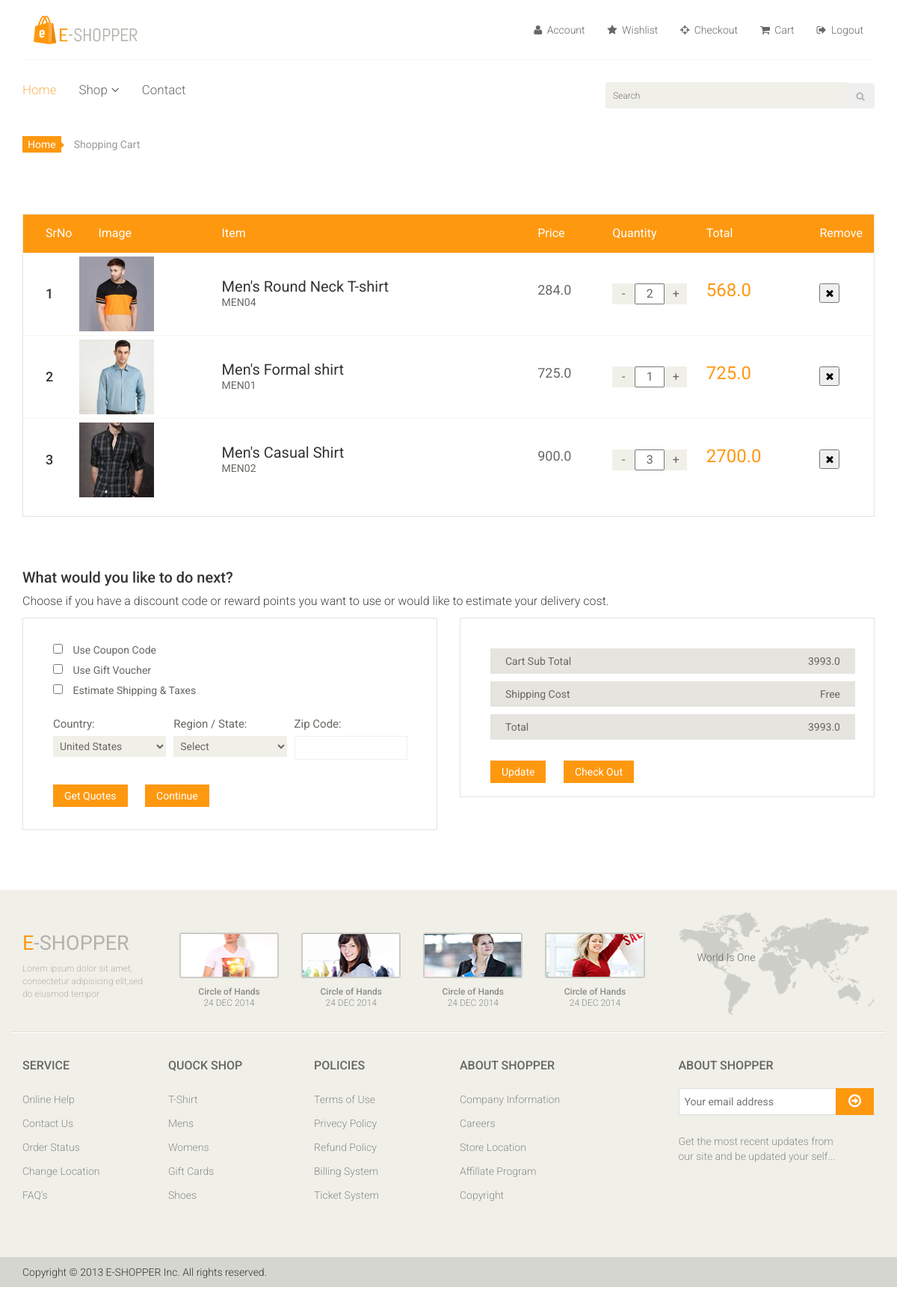
The page /cart/ (signed in) on the database its author committed.
### apps/cart/models.py (models this page shows, shortened)
class Cart(models.Model):
    user = models.ForeignKey(User, on_delete = models.CASCADE, blank=True, null=True)
    product = models.ForeignKey(Product, on_delete = models.CASCADE)
    quantity = models.PositiveIntegerField(default=1)
    def totalprod_price(self):
        price = self.product.sell_price * self.quantity
        return price

### apps/products/models.py (models this page shows, shortened)
class Product(models.Model):
    prod_id = models.CharField(max_length=10, unique=True, blank=True, null=True)
    title = models.CharField(max_length=100)
    s_desc = models.CharField(max_length=100, null=True, blank=True)
    l_desc = models.TextField(null=True, blank=True)
    main_image = models.ImageField(upload_to='products/', null=True, blank=True)
    category = models.ForeignKey(Category, on_delete= models.CASCADE, blank=True, null=True)
    sub_category = models.ForeignKey(SubCategory, on_delete= models.CASCADE, blank=True, null=True)
    brand = models.ForeignKey(Brand, on_delete= models.CASCADE, blank=True, null=True)
    colours = models.CharField(max_length=50, blank=True, null=True)
    mrp = models.FloatField(null=True, blank=True)
    sell_price =models.FloatField(null=True, blank=True)
    released_on = models.DateTimeField(auto_now_add= True)
    updated_on = models.DateTimeField(auto_now=True)
    slug = models.SlugField(null=True, blank=True)
    enable = models.BooleanField(default=True)
    stock = models.BooleanField(default=True)
    class Meta:
        verbose_name_plural = 'Products'

### apps/cart/views.py (the view)
# urls.py: path('cart/', views.cart, name="cart"),
def cart(request):
    carts = Cart.objects.filter(user=request.user).order_by('-id')
    def sub_total_price():
        sub_total_price = 0
        for item in carts:
            sub_total_price = sub_total_price + item.totalprod_price()
        return sub_total_price
    if sub_total_price()  >= 500.0:
        shipping_charge = 0
    else:
        shipping_charge = 50.0
    context = {'carts':carts, 'sub_total_price': sub_total_price(),'tprice':sub_total_price()+shipping_charge, 'shipping_charge':shipping_charge}
    return render(request, 'cart/cart.html', context)

### templates/cart/cart.html (shortened to what this page needs)
{% extends 'base/base.html' %}
{% load static %}
	{% block content %}
	<section id="cart_items">
		<div class="container">
			<div class="breadcrumbs">
				<ol class="breadcrumb">
				  <li><a href="{% url 'home:index' %}">Home</a></li>
				  <li class="active">Shopping Cart</li>
				</ol>
			</div>
			{% if carts %}
			<div class="table-responsive cart_info">
				<table class="table table-condensed">
					<thead>
						<tr class="cart_menu">
							<td class="srno">SrNo</td>
							<td class="image">Image</td>
							<td class="description">Item</td>
							<td class="price">Price</td>
							<td class="quantity">Quantity</td>
							<td class="total">Total</td>
							<td class="remove">Remove</td>
						</tr>
					</thead>
					<tbody>
						{% for item in carts %}
						<tr>
							<td class="serial_number text-center">
								<h4>{{forloop.counter}}</h4>
							</td>
							<td class="cart_product">
								<a href="{% url 'home:productDetails' item.product.slug item.product.prod_id %}"><img src="{{item.product.main_image.url}}" alt="" style="width:100px"></a>
							</td>
							<td class="cart_description">
								<h4><a href="{% url 'home:productDetails' item.product.slug item.product.prod_id %}">{{item.product.title}}</a></h4>
								<p>{{item.product.prod_id}}</p>
							</td>
							<td class="cart_price">
								<p>{{item.product.sell_price}}</p>
							</td>
							<td class="cart_quantity">
								<span class="cart_quantity_button">
									<a class="cart_quantity_down" href="{% url 'cart:qtyDec' item.id %}"> - </a>
									<form class="form-inline" action="{% url 'cart:qty' item.id %}" method="POST">
										<input class="cart_quantity_input" type="text" name="quantity" value="{{item.quantity}}" autocomplete="off" size="2">
									</form>
									<a href="{% url 'cart:qtyInc' item.product.prod_id item.product.id %}" class="cart_quantity_up" > + </a>
								</span>
							</td>
							<td class="cart_total">
								<p class="cart_total_price">{{item.totalprod_price}}</p>
							</td>
							<td class="cart_delete">
								<form action="{% url 'cart:deleteItem' item.id %}" method='post'>
									<button class="cart_quantity_delete"><i class="fa fa-times"></i></button>
								</form>
							</td>
						</tr>
						{% endfor %}
					</tbody>
				</table>
			</div>
		</div>
	</section>
	<section id="do_action">
		<div class="container">
			<div class="heading">
				<h3>What would you like to do next?</h3>
				<p>Choose if you have a discount code or reward points you want to use or would like to estimate your delivery cost.</p>
			</div>
			<div class="row">
				<div class="col-sm-6">
					<div class="chose_area">
						<ul class="user_option">
							<li>
								<input type="checkbox">
								<label>Use Coupon Code</label>
							</li>
							<li>
								<input type="checkbox">
								<label>Use Gift Voucher</label>
							</li>
							<li>
								<input type="checkbox">
								<label>Estimate Shipping & Taxes</label>
							</li>
						</ul>
						<ul class="user_info">
							<li class="single_field">
								<label>Country:</label>
								<select>
									<option>United States</option>
								</select>
							</li>
							<li class="single_field">
								<label>Region / State:</label>
								<select>
									<option>Select</option>
								</select>
							</li>
							<li class="single_field zip-field">
								<label>Zip Code:</label>
								<input type="text">
							</li>
						</ul>
						<a class="btn btn-default update" href="">Get Quotes</a>
						<a class="btn btn-default check_out" href="">Continue</a>
					</div>
				</div>
				<div class="col-sm-6">
					<div class="total_area">
						<ul>
							<li>Cart Sub Total <span>{{sub_total_price}}</span></li>
							<li>Shipping Cost <span>{% if shipping_charge == 0 %}Free{% else %}{{shipping_charge}}{% endif %}</span></li>
							<li>Total <span>{{tprice}}</span></li>
						</ul>
							<a class="btn btn-default update" href="">Update</a>
							<a class="btn btn-default check_out" href="">Check Out</a>
					</div>
				</div>
			</div>
		</div>
		{% else %}
		<div class="col-md-6 col-md-offset-3 mb-3">
			<h4>Looks like your cart is empty. Add some items to display.</h4><br>
			<img src="{% static 'images/cart/empty-cart.svg' %}" width="70%">
		</div><br>
	</section>
	{% endif %}
{% endblock %}

### static/css/main.css (style rules this page uses)
body { font-family: 'Roboto', sans-serif; position: relative; font-weight: 400px; }
ul li { list-style: none; }
a { -webkit-transition: 300ms; transition: 300ms; }
h1, h2, h3, h4, h5, h6 { font-family: 'Roboto', sans-serif; }
#do_action { margin-bottom: 50px; }
.breadcrumbs { position: relative; }
.breadcrumbs .breadcrumb { background: transparent; margin-bottom: 75px; padding-left: 0; }
.breadcrumbs .breadcrumb li a { background: #FE980F; color: #FFFFFF; padding: 3px 7px; }
.breadcrumbs .breadcrumb li a:after { content: ""; height: auto; width: auto; border-width: 8px; border-style: solid; border-color: transparent transparent transparent #FE980F; position: absolute; top: 11px; left: 48px; }
.breadcrumbs .breadcrumb>li+li:before { content: " "; }
#cart_items .cart_info { border: 1px solid #E6E4DF; margin-bottom: 50px }
#cart_items .cart_info .cart_menu { background: #FE980F; color: #fff; font-size: 16px; font-family: 'Roboto', sans-serif; font-weight: normal; }
#cart_items .cart_info .table.table-condensed thead tr { height: 51px; }
#cart_items .cart_info .table.table-condensed tr { border-bottom: 1px solid#F7F7F0 }
#cart_items .cart_info .table.table-condensed tr:last-child { border-bottom: 0 }
.cart_info table tr td { border-top: 0 none; vertical-align: inherit; margin-right: 5px; }
#cart_items .cart_info .srno { padding-left: 30px; width:30px; }
#cart_items .cart_info .image { padding-left: 30px; }
#cart_items .cart_info .cart_description h4 { margin-bottom: 0 }
#cart_items .cart_info .cart_description h4 a { color: #363432; font-family: 'Roboto', sans-serif; font-size: 20px; font-weight: normal; }
#cart_items .cart_info .cart_description p { color: #696763 }
#cart_items .cart_info .cart_price p { color: #696763; font-size: 18px }
#cart_items .cart_info .cart_total_price { color: #FE980F; font-size: 24px; }
#cart_items .cart_info .remove { padding-right: 15px; width:50px; }
.cart_product { display: block; max-width:100px; }
.cart_quantity_button a { background: #F0F0E9; color: #696763; display: inline-block; font-size: 16px; height: 28px; overflow: hidden; text-align: center; width: 30px; float: left; line-height: 28px; }
.cart_quantity_input { color: #696763; float: left; font-size: 16px; text-align: center; font-family: 'Roboto', sans-serif; }
.cart_delete { display: block; margin-right: -12px; overflow: hidden; }
.heading h3 { color: #363432; font-size: 20px; font-family: 'Roboto', sans-serif; }
.heading p { color: #434343; font-size: 16px; font-weight: 300; }
#do_action .total_area { padding-bottom: 18px !important; }
#do_action .total_area, #do_action .chose_area { border: 1px solid #E6E4DF; color: #696763; padding: 30px 25px 30px 0; margin-bottom: 80px; }
.total_area span { float: right; }
.total_area ul li { background: #E6E4DF; color: #696763; margin-top: 10px; padding: 7px 20px; }
.user_option label { color: #696763; font-weight: normal; margin-left: 10px; }
.user_info { display: block; margin-bottom: 15px; margin-top: 20px; overflow: hidden; }
.user_info label { color: #696763; display: block; font-size: 15px; font-weight: normal; }
.user_info .single_field { width: 31% }
.user_info .single_field.zip-field input { background: transparent; border: 1px solid#F0F0E9 }
.user_info>li { float: left; margin-right: 10px }
.user_info input, select, textarea { background: #F0F0E9; border: 0; color: #696763; padding: 5px; width: 100%; border-radius: 0; resize: none }
.chose_area .update { margin-left: 40px; }
.update, .check_out { background: #FE980F; border-radius: 0; color: #FFFFFF; margin-top: 18px; border: none; padding: 5px 15px; }
.update { margin-left: 40px; }
.check_out { margin-left: 20px }

### rows shown on the page
Cart: product.main_image (picture), product "Men's Round Neck T-shirt", product.prod_id "MEN04", product.sell_price "284.0", quantity "2", totalprod_price "568.0"
Cart: product.main_image (picture), product "Men's Formal shirt", product.prod_id "MEN01", product.sell_price "725.0", quantity "1", totalprod_price "725.0"
Cart: product.main_image (picture), product "Men's Casual Shirt", product.prod_id "MEN02", product.sell_price "900.0", quantity "3", totalprod_price "2700.0"

### other values the page prints
{{ sub_total_price }} "3993.0"
{{ tprice }} "3993.0"
